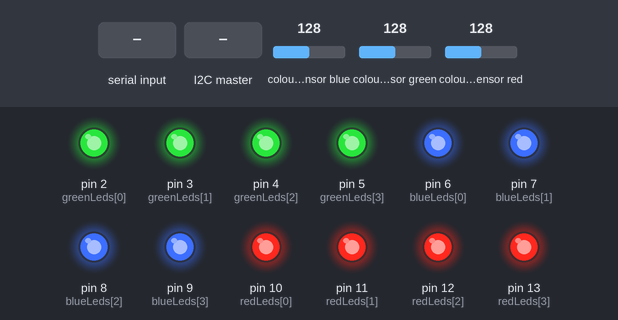
Bench run of a sketch on a simulated Arduino Uno, built with avr-gcc and run on an emulated ATmega328P. Shown: output pins drawn as LEDs (lit = HIGH). Dashed ring = blinking. The test bench sets the inputs (shaded band); at power-on: colour sensor blue 128, colour sensor green 128, colour sensor red 128.

Above: at 3.8 s.
3.9 s: byte 1 (1) received over Serial
At 4.34 s:
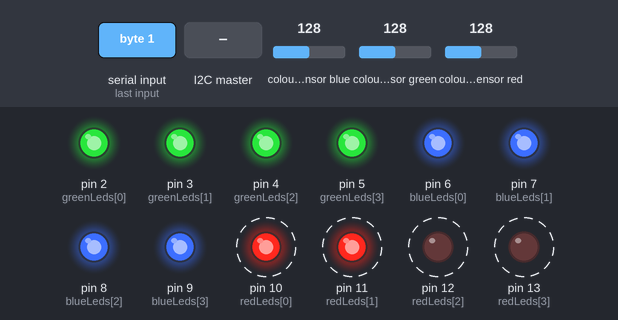
6.9 s: the I2C master sends the byte 2
At 7.43 s:
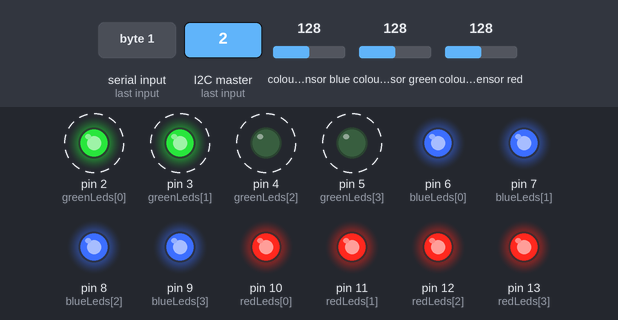
9.9 s: the I2C master sends the byte 1
At 10.08 s:
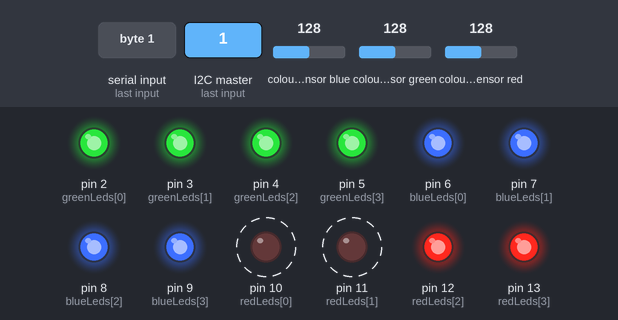
12.9 s: the I2C master sends the byte 0
At 12.9 s:
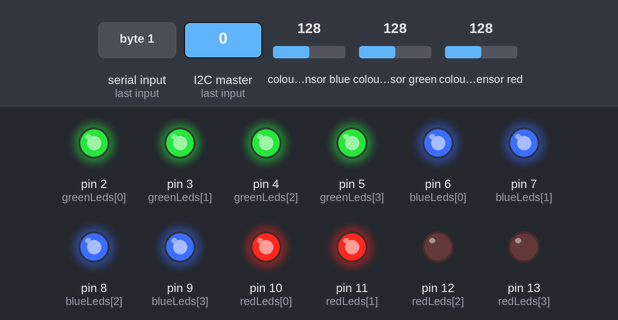
14.4 s: byte 3 (3) received over Serial
At 14.84 s:
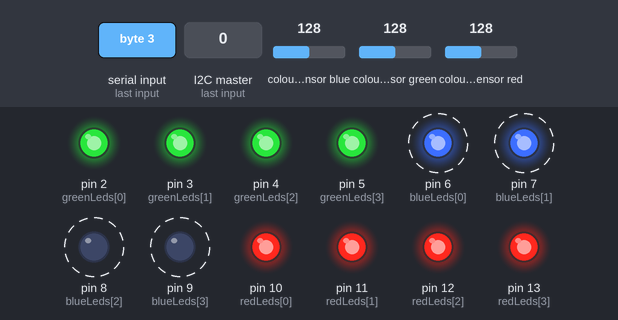
Timing chart, 0 to 18.4 s (numbered marks = the images above; inputs shaded):
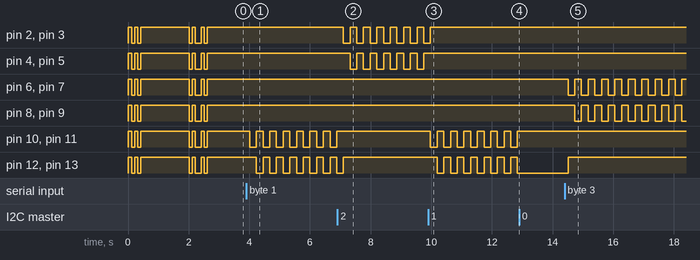

Measured:
- after the input at 3.9 s, pin 10 (redLeds[0]), pin 11 (redLeds[1]): alternates HIGH for 0.22 s and LOW for 0.22 s, starting after 0.11 s; pin 12 (redLeds[2]), pin 13 (redLeds[3]): alternates HIGH for 0.22 s and LOW for 0.22 s, starting after 0.33 s
- after the input at 6.9 s, pin 2 (greenLeds[0]), pin 3 (greenLeds[1]): alternates HIGH for 0.22 s and LOW for 0.22 s, starting after 0.20 s
- after the input at 9.9 s, pin 2 (greenLeds[0]), pin 3 (greenLeds[1]): goes on until 10.0 s, then stays HIGH
- after the input at 12.9 s, pin 10 (redLeds[0]), pin 11 (redLeds[1]): stops changing and stays HIGH; pin 12 (redLeds[2]), pin 13 (redLeds[3]): stops changing and stays LOW
- after the input at 14.4 s, pin 6 (blueLeds[0]), pin 7 (blueLeds[1]): alternates HIGH for 0.22 s and LOW for 0.22 s, starting after 0.11 s; pin 8 (blueLeds[2]), pin 9 (blueLeds[3]): alternates HIGH for 0.22 s and LOW for 0.22 s, starting after 0.33 s; pin 12 (redLeds[2]), pin 13 (redLeds[3]): LOW → HIGH after 0.11 s

The sketch:

Meteor_Station_slave.ino
```cpp
#include <Wire.h>
#include "Adafruit_TCS34725.h"

int greenLeds[] = {2, 3, 4, 5};
int blueLeds[] = {6, 7, 8, 9};
int redLeds[] = {10, 11, 12, 13};

int counter = 0;

boolean redStates[] = {1, 1, 0, 0};
boolean greenStates[] = {1, 1, 0, 0};
boolean blueStates[] = {1, 1, 0, 0};

unsigned long time;
unsigned long interval = 175;

byte colorMode = 0;
byte gammatable[256];

// set to false if using a common cathode LED
#define commonAnode false
Adafruit_TCS34725 tcs = Adafruit_TCS34725(TCS34725_INTEGRATIONTIME_50MS, TCS34725_GAIN_4X);

void setup() {

  Serial.begin(9600);
  Wire.begin(4);//slave address
  Wire.onReceive(triggerEvent);
  Wire.onRequest(callBack);

  for (int i = 0; i < 4; i++) {
    pinMode(redLeds[i], OUTPUT);
    pinMode(greenLeds[i], OUTPUT);
    pinMode(blueLeds[i], OUTPUT);
    digitalWrite(redLeds[i], HIGH);
    digitalWrite(greenLeds[i], HIGH);
    digitalWrite(blueLeds[i], HIGH);
  }
  delay(120);
  if (tcs.begin()) {
    //Serial.println("Found sensor");
    flashWhite();
    delay(500);
  }
  else {
    //Serial.println("No TCS34725 found ... check your connections");
  }
  // thanks PhilB for this gamma table!
  // it helps convert RGB colors to what humans see
  for (int i = 0; i < 256; i++) {
    float x = i;
    x /= 255;
    x = pow(x, 2.5);
    x *= 255;
    if (commonAnode) {
      gammatable[i] = 255 - x;
    } else {
      gammatable[i] = x;
    }
  }
  delay(1000);
  flashWhite();
  flashWhite();
}
//
////////////////////////////////////////////////////////////////
//                          I2C Stuff
////////////////////////////////////////////////////////////////
//
void triggerEvent(int bytesReceived) {
  if (Wire.available()) {
    while (Wire.available()) {
      if (bytesReceived == 1){
      colorMode = Wire.read();
      }
    }
  }
}

void callBack(){
 Wire.write(colorMode);
}

void readColors() {
  uint16_t clear, red, green, blue;
  tcs.setInterrupt(false);// turn on LED
  delay(60);  // takes 50ms to read
  tcs.getRawData(&red, &green, &blue, &clear);
  tcs.setInterrupt(false);  // turn off LED
  uint32_t sum = clear;

  if (red > 110 && colorMode == 1 && red > blue + green) {
    //if red is detected
    Serial.print(0xff);
    colorMode = 0;
    flashWhite();
    flashWhite();
    delay(300);
  }
  else if (green > 110 && colorMode == 2 && green > blue + red) {
    //if green is detected
    Serial.println(0xff);
    colorMode = 0;
    flashWhite();
    flashWhite();
    delay(300);
  }
  else if (blue > 110 && colorMode == 3 && blue > red + green) {
    //if blue is detected
    Serial.println(0xff);
    colorMode = 0;
    flashWhite();
    flashWhite();
    delay(300);
  }
}

void meteorPulse() {
  //black
  if (colorMode == 0) {
    for (int i = 0; i < 4; i++) {
      digitalWrite(redLeds[i], HIGH);
      digitalWrite(greenLeds[i], HIGH);
      digitalWrite(blueLeds[i], HIGH);
    }
  }
  else if (colorMode == 1) {
    for (int i = 0; i < 4; i++) {
      redStates[i] = !redStates[i];
      digitalWrite(greenLeds[i], HIGH);
      digitalWrite(blueLeds[i], HIGH);
      digitalWrite(redLeds[i], redStates[i]);
    }
  }
  else if (colorMode == 2) {
    for (int i = 0; i < 4; i++) {
      greenStates[i] = !greenStates[i];
      digitalWrite(redLeds[i], HIGH);
      digitalWrite(blueLeds[i], HIGH);
      digitalWrite(greenLeds[i], greenStates[i]);
    }
  }
  else if (colorMode == 3) {
    for (int i = 0; i < 4; i++) {
      blueStates[i] = !blueStates[i];
      digitalWrite(redLeds[i], HIGH);
      digitalWrite(greenLeds[i], HIGH);
      digitalWrite(blueLeds[i], blueStates[i]);
    }
  }
  //white
  else if (colorMode == 4) {
    for (int i = 0; i < 4; i++) {
      blueStates[i] = 0;
      digitalWrite(redLeds[i], LOW);
      digitalWrite(greenLeds[i], LOW);
      digitalWrite(blueLeds[i], blueStates[i]);
    }
  }
}

void flashWhite() {
  for (int i = 0; i < 4; i++) {
    digitalWrite(redLeds[i], LOW);
    digitalWrite(greenLeds[i], LOW);
    digitalWrite(blueLeds[i], LOW);

  }
  delay(100);
  for (int i = 0; i < 4; i++) {
    digitalWrite(redLeds[i], HIGH);
    digitalWrite(greenLeds[i], HIGH);
    digitalWrite(blueLeds[i], HIGH);

  }
  delay(100);
  for (int i = 0; i < 4; i++) {
    digitalWrite(redLeds[i], LOW);
    digitalWrite(greenLeds[i], LOW);
    digitalWrite(blueLeds[i], LOW);

  }
  delay(100);
  for (int i = 0; i < 4; i++) {
    digitalWrite(redLeds[i], HIGH);
    digitalWrite(greenLeds[i], HIGH);
    digitalWrite(blueLeds[i], HIGH);

  }
}

void incomming() {
  while (colorMode != 0) {
    readColors();
    if (time + interval < millis()) {
      meteorPulse();
      time = millis();
    }
  }
}

void serialPoller() {
  while (Serial.available()) {
    if (Serial.available()) {
      colorMode = Serial.read();
      //Serial.print(colorMode);
      incomming();
    }
  }
}

void loop() {
  serialPoller();
}
```
